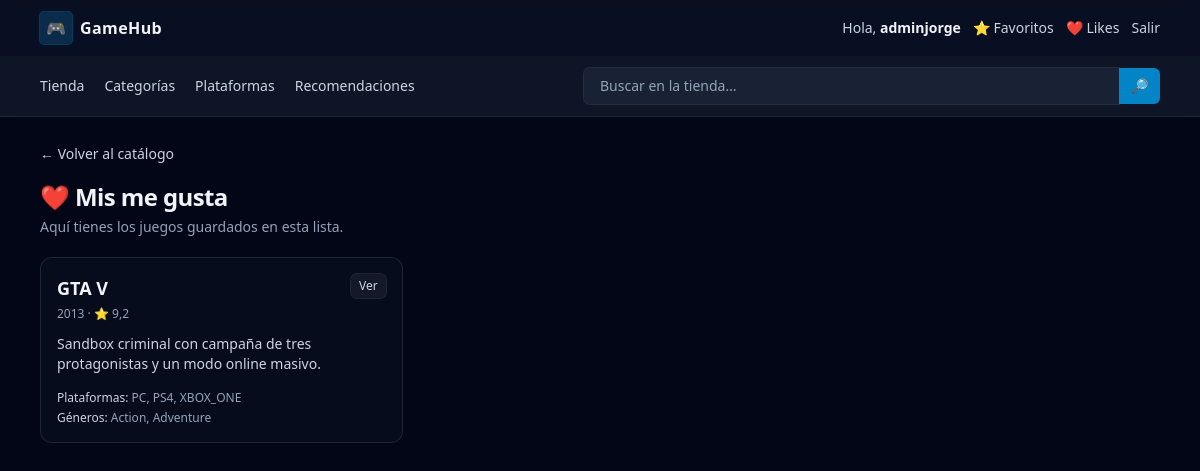
Page /me/likes/ (signed in) on the committed database.
### games/models.py (models this page shows, shortened)
class Game(models.Model):
    name = models.CharField(max_length=200)
    summary = models.TextField(blank=True)
    release_year = models.IntegerField(null=True, blank=True)
    rating = models.FloatField(null=True, blank=True)
    platforms = models.ManyToManyField(Platform, blank=True)
    genres = models.ManyToManyField(Genre, blank=True)
    tags = models.ManyToManyField(Tag, blank=True)
    cover_url = models.URLField(blank=True, default="")

class Platform(models.Model):
    name = models.CharField(max_length=50, unique=True)

class Genre(models.Model):
    name = models.CharField(max_length=50, unique=True)

### games/views.py (the view)
# urls.py: path("me/likes/", my_likes, name="my_likes"),
@login_required
def my_likes(request):
    games = Game.objects.filter(liked_by__user=request.user).distinct().order_by("-rating", "name")
    return render(request, "games/my_list.html", {"title": "❤️ Mis me gusta", "games": games})

### games/templates/games/my_list.html (shortened to what this page needs)
{% extends "base.html" %}
{% block content %}
  <div class="mb-4">
    <a
      href="{% url 'game_list' %}"
      class="inline-flex items-center gap-2 text-sm text-slate-300 hover:text-white"
    >
      ← Volver al catálogo
    </a>
  </div>
  <div class="flex items-end justify-between gap-4">
    <div>
      <h1 class="text-2xl font-semibold tracking-tight">{{ title }}</h1>
      <p class="mt-1 text-sm text-slate-400">
        Aquí tienes los juegos guardados en esta lista.
      </p>
    </div>
  </div>
  <div class="mt-5 grid gap-4 sm:grid-cols-2 lg:grid-cols-3">
    {% for game in games %}
      <a
        href="{% url 'game_detail' game.id %}"
        class="group rounded-xl border border-white/10 bg-slate-900/40 p-4 hover:bg-white/5"
      >
        <div class="flex items-start justify-between gap-3">
          <div class="min-w-0">
            <div class="truncate text-lg font-semibold text-slate-100 group-hover:underline">
              {{ game.name }}
            </div>
            <div class="mt-1 text-xs text-slate-400">
              {% if game.release_year %}{{ game.release_year }}{% endif %}
              {% if game.rating %} · ⭐ {{ game.rating }}{% endif %}
            </div>
          </div>
          <div class="shrink-0 rounded-md bg-white/5 px-2 py-1 text-xs text-slate-300 ring-1 ring-white/10">
            Ver
          </div>
        </div>
        {% if game.summary %}
          <p class="mt-3 text-sm text-slate-300">
            {{ game.summary|truncatechars:140 }}
          </p>
        {% else %}
          <p class="mt-3 text-sm text-slate-500">Sin descripción.</p>
        {% endif %}
        <div class="mt-4 text-xs text-slate-400">
          <div class="truncate">
            <span class="text-slate-300">Plataformas:</span>
            {% for p in game.platforms.all %}
              {{ p.name }}{% if not forloop.last %}, {% endif %}
            {% endfor %}
          </div>
          <div class="mt-1 truncate">
            <span class="text-slate-300">Géneros:</span>
            {% for g in game.genres.all %}
              {{ g.name }}{% if not forloop.last %}, {% endif %}
            {% endfor %}
          </div>
        </div>
      </a>
    {% endfor %}
  </div>
{% endblock %}

### games/templates/base.html (shortened to what this page needs)
<!doctype html>
<html lang="es">
<head>
  <script src="https://cdn.tailwindcss.com"></script>
</head>
<body class="bg-slate-950 text-slate-100">
  <header class="border-b border-white/10 bg-slate-900/60 backdrop-blur">
    <div class="mx-auto max-w-6xl px-4">
      <div class="flex h-14 items-center justify-between">
        <a href="{% url 'game_list' %}" class="flex items-center gap-2 font-semibold tracking-wide">
          <span class="inline-flex h-8 w-8 items-center justify-center rounded bg-sky-500/20 ring-1 ring-sky-500/30">
            🎮
          </span>
          <span>GameHub</span>
        </a>
        <div class="flex items-center gap-3 text-sm text-slate-300">
          {% if user.is_authenticated %}
            <span class="hidden sm:inline">Hola, <b class="text-slate-100">{{ user.username }}</b></span>
            <a class="hover:text-white" href="{% url 'my_favorites' %}">⭐ Favoritos</a>
            <a class="hover:text-white" href="{% url 'my_likes' %}">❤️ Likes</a>
            <form method="post" action="{% url 'logout' %}">
              <button type="submit" class="hover:text-white">Salir</button>
            </form>
          {% else %}
            <a class="hover:text-white" href="{% url 'login' %}">Iniciar sesión</a>
            <a class="hover:text-white" href="{% url 'signup' %}">Registrarse</a>
          {% endif %}
        </div>
      </div>
    </div>
    <div class="bg-slate-900/80">
      <div class="mx-auto max-w-6xl px-4">
        <div class="flex items-center gap-4 py-3">
          <nav class="hidden md:flex items-center gap-5 text-sm font-medium text-slate-300">
            <a class="hover:text-white" href="{% url 'game_list' %}">Tienda</a>
            <a class="hover:text-white" href="{% url 'game_list' %}?genre=RPG">Categorías</a>
            <a class="hover:text-white" href="{% url 'game_list' %}?platform=PC">Plataformas</a>
            <a class="hover:text-white" href="{% url 'game_list' %}?q=coop">Recomendaciones</a>
          </nav>
          <div class="relative ml-auto w-full md:max-w-xl">
            <form id="searchForm" method="get" action="{% url 'game_list' %}" class="flex">
              <input
                id="searchInput"
                name="q"
                value="{{ q|default:'' }}"
                autocomplete="off"
                placeholder="Buscar en la tienda…"
                class="w-full rounded-l-md bg-slate-800/70 px-4 py-2 text-sm text-slate-100 placeholder:text-slate-400 ring-1 ring-white/10 focus:outline-none focus:ring-2 focus:ring-sky-500"
              />
              <button
                class="rounded-r-md bg-sky-600 px-3 py-2 text-sm font-semibold text-white hover:bg-sky-500"
                type="submit"
                aria-label="Buscar"
              >
                🔎
              </button>
            </form>
          </div>
        </div>
      </div>
    </div>
  </header>
  <main class="mx-auto max-w-6xl px-4 py-6">
    {% block content %}{% endblock %}
  </main>
</body>
</html>

### rows in the picture
Game: name "GTA V", release_year "2013", rating "9,2", summary "Sandbox criminal con campaña de tres protagonistas y un modo online masivo."
Platform: name "PC"
Platform: name "PS4"
Platform: name "XBOX_ONE"
Genre: name "Action"
Genre: name "Adventure"

### other values in the picture
{{ user.username }} "adminjorge"
{{ title }} "❤️ Mis me gusta"
